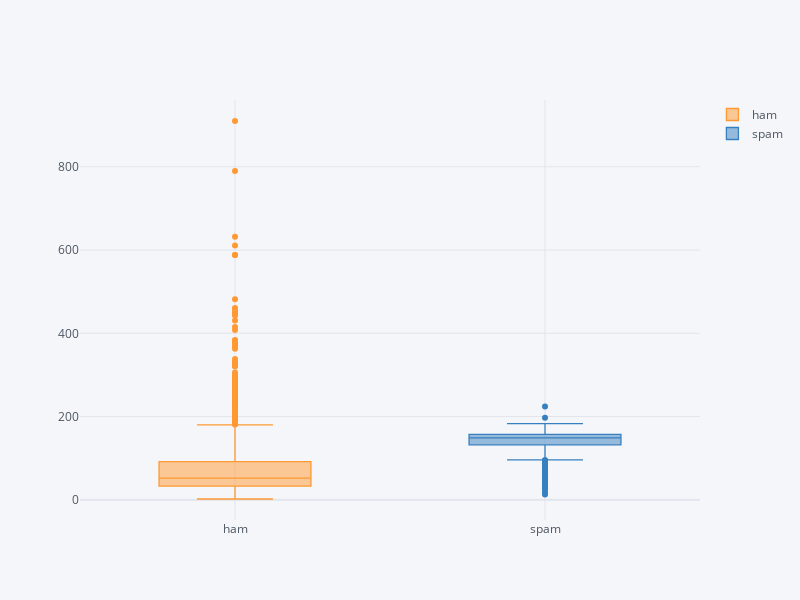

The cell this chart's notebook holds for it:
### Markdown cell above
Plotting spam vs ham Outliners on the basis of Character Length

### Code cell
g = data.pivot(columns="target", values="length").iplot(kind="box", asFigure=True, boxpoints='outliers')
g.update_layout(
    width=800,
    height=600,
)

### Figure 1 — Plotly figure (JSON) as saved in the notebook; plotly's stock layout.template omitted (floating-point values rounded to 4 significant figures; data arrays with more than 128 entries replaced by an {"elided": "..."} marker saying what was removed)
{"data": [{"boxpoints": "outliers", "line": {"width": 1.3}, "marker": {"color": "rgba(255, 153, 51, 1.0)"}, "name": "ham", "orientation": "v", "type": "box", "y": {"elided": "5572 int values"}}, {"boxpoints": "outliers", "line": {"width": 1.3}, "marker": {"color": "rgba(55, 128, 191, 1.0)"}, "name": "spam", "orientation": "v", "type": "box", "y": {"elided": "5572 int values"}}], "layout": {"height": 600, "legend": {"bgcolor": "#F5F6F9", "font": {"color": "#4D5663"}}, "paper_bgcolor": "#F5F6F9", "plot_bgcolor": "#F5F6F9", "title": {"font": {"color": "#4D5663"}}, "width": 800, "xaxis": {"gridcolor": "#E1E5ED", "showgrid": true, "tickfont": {"color": "#4D5663"}, "title": {"font": {"color": "#4D5663"}, "text": ""}, "zerolinecolor": "#E1E5ED"}, "yaxis": {"gridcolor": "#E1E5ED", "showgrid": true, "tickfont": {"color": "#4D5663"}, "title": {"font": {"color": "#4D5663"}, "text": ""}, "zerolinecolor": "#E1E5ED"}}}
